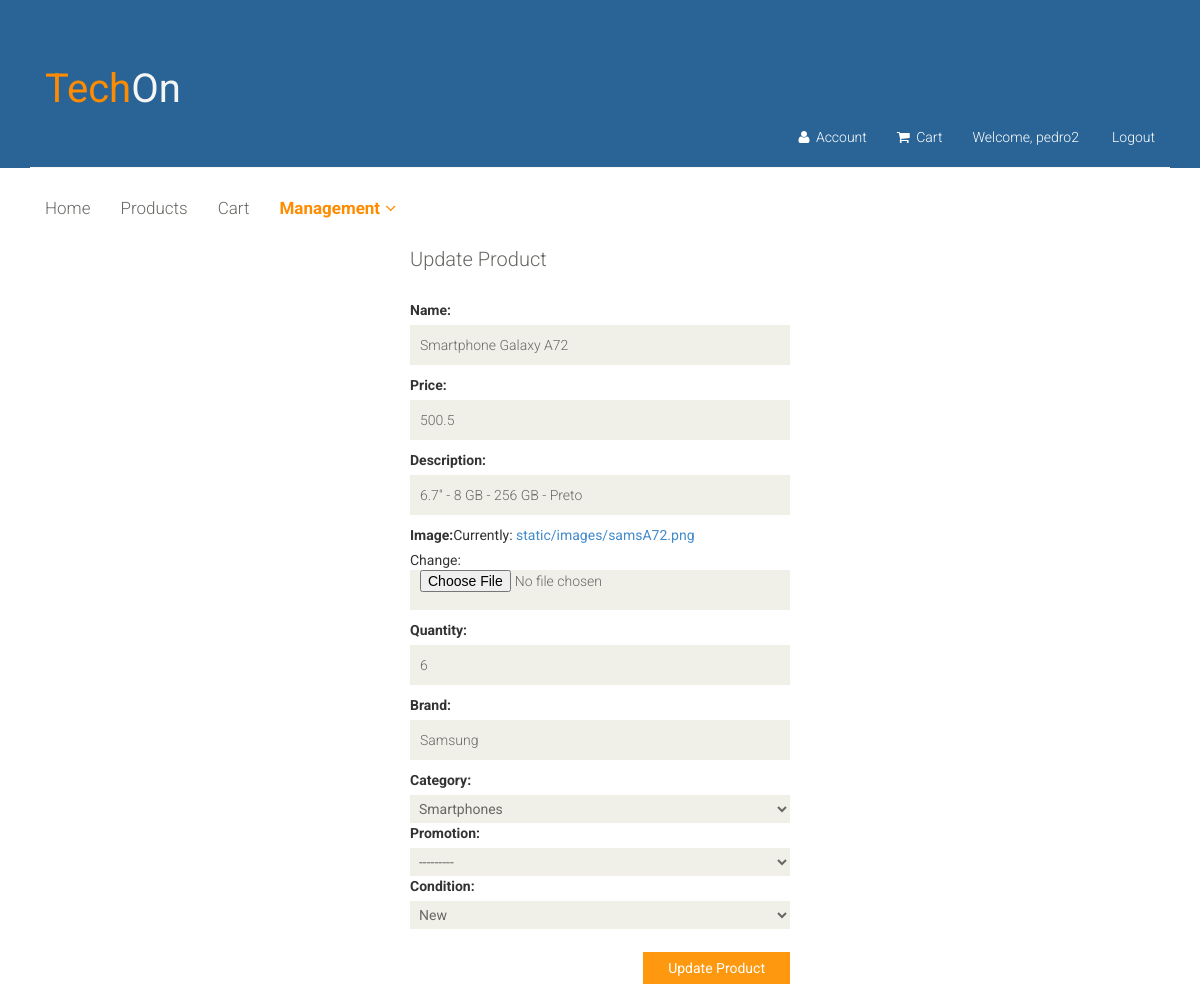
The page /updateProduct/8/ (signed in) on the database as committed earlier.
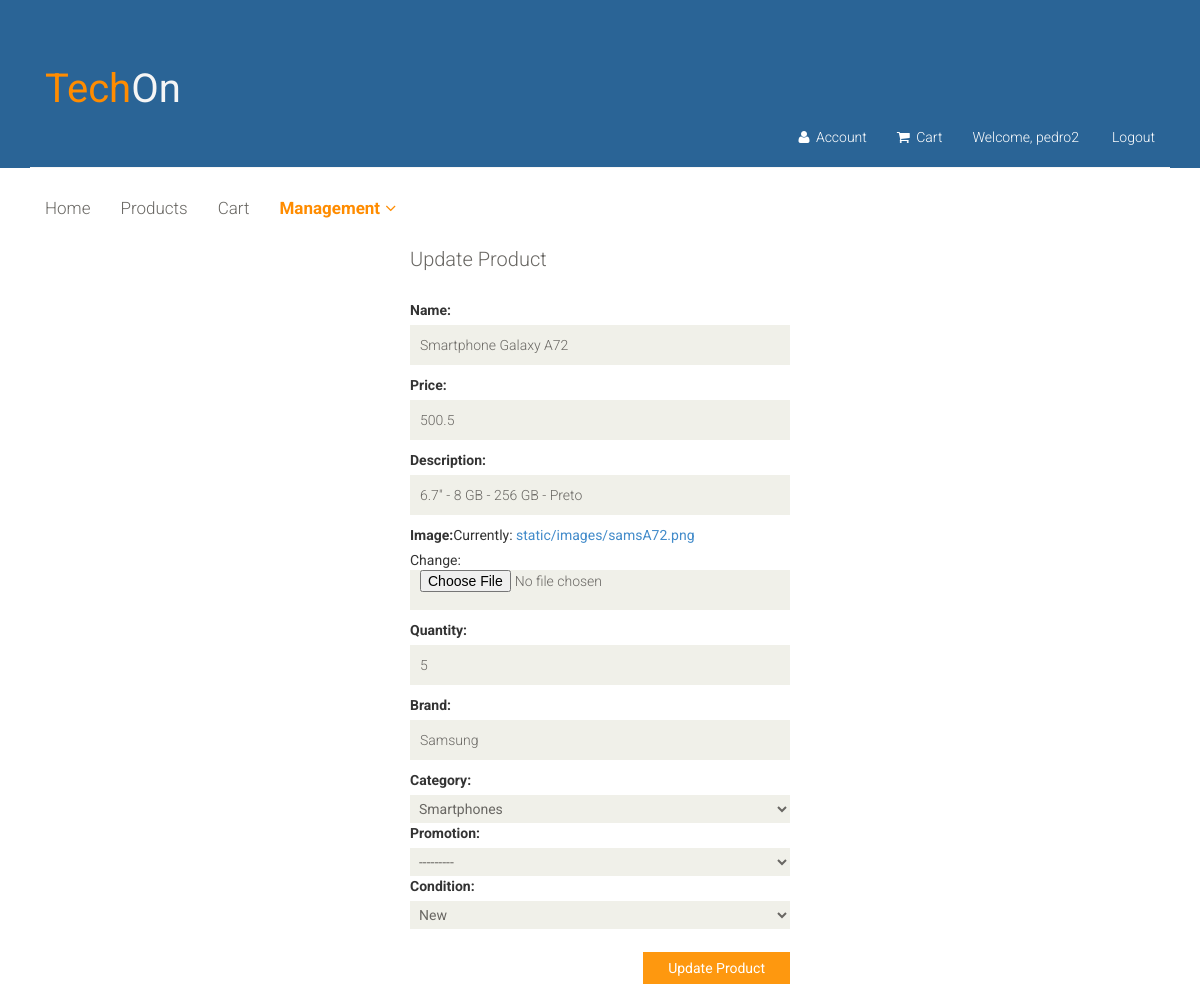
The same page on the database as committed later.
### app/models.py (models this page shows, shortened)
class Product(models.Model):
    name = models.CharField(max_length=80)
    price = models.FloatField()
    description = models.CharField(max_length=300)
    image = models.FileField(upload_to='static/images',blank=True, null=True)
    quantity = models.IntegerField( default=1, validators=[
            MinValueValidator(0)
        ])
    stock = models.BooleanField()
    brand = models.CharField(max_length=80)
    CATEGORY = (('Smartphones', 'Smartphones'),
                ('Computers', 'Computers'),
                ('Tablets', 'Tablets'),
                ('Drones', 'Drones')
                , ('Televisions', 'Televisions'))
    category = models.CharField(max_length=150, choices=CATEGORY)
    promotion = models.ForeignKey(Promotion, default=None, blank=True, null=True, on_delete=models.CASCADE)
    date = models.DateTimeField(default=datetime.now)
    conditions = (('New', 'New'), ('Used', 'Used'))
    condition = models.CharField(choices=conditions, default='New', null=True, max_length=15)
    seller = models.CharField(default='TechOn',  max_length=150)

class Promotion(models.Model):
    name = models.CharField(max_length=80)
    discount = models.FloatField()
    description = models.CharField(max_length=300)
    deadline = models.DateField()
    def __str__(self):
        return self.name

### app/views.py (the view)
# urls.py: path('updateProduct/<str:pk>/', views.updateProduct, name='updateProduct'),
def updateProduct(request, pk):
    pr = Product.objects.get(id=pk)
    if request.user.is_authenticated:
        if request.user.is_superuser or request.user.get_username() == pr.seller:
            if request.method == 'POST':
                form = createProductForm(request.POST, request.FILES)
                if form.is_valid():
                    data = form.cleaned_data
                    name = data['name']
                    price = data['price']
                    description = data['description']
                    quantity = data['quantity']
                    stock = True
                    if quantity == 0:
                        stock = False
                    brand = data['brand']
                    category = data['category']
                    promotion = data['promotion']
                    condition = data['condition']
                    pr.name = name
                    pr.price = price
                    pr.description = description
                    pr.image = request.FILES["image"]
                    pr.quantity = quantity
                    pr.stock = stock
                    pr.brand = brand
                    pr.condition = condition
                    pr.category = category
                    pr.promotion = promotion
                    pr.save()
                    return redirect('productsManagement')
            else:
                form = createProductForm(initial={
                    'name': pr.name,
                    'price': pr.price,
                    'description': pr.description,
                    'image': pr.image,
                    'quantity': pr.quantity,
                    'stock': pr.stock,
                    'brand': pr.brand,
                    'category': pr.category,
                    'promotion': pr.promotion,
                })
        return render(request, 'updateProduct.html', {'form': form})
    return redirect('login')

### app/forms.py
class createProductForm(forms.Form):
    name = forms.CharField(label="Name", required=True)
    price = forms.FloatField(label="Price", required=True)
    description = forms.CharField(label="Description", required=True, max_length=350)
    image = forms.ImageField(label="Image")
    quantity = forms.IntegerField(label="Quantity", required=True, min_value=0)
    brand = forms.CharField(label="Brand")
    CATEGORY = (
    ('Smartphones', 'Smartphones'), ('Computers', 'Computers'), ('Tablets', 'Tablets'), ('Drones', 'Drones'),
    ('Televisions', 'Televisions'))
    category = forms.ChoiceField(choices=CATEGORY)
    promotion = forms.ModelChoiceField(queryset=Promotion.objects.all(), required=False)
    conditions = (('New', 'New'), ('Used', 'Used'))
    condition = forms.ChoiceField(choices=conditions)

### app/templates/updateProduct.html (shortened to what this page needs)
{% extends "layout.html" %}
{% block content %}
	<section >
        <div class="row">
				<div class="col-sm-4 col-sm-offset-4" >
                        <div class="login-form">
                            <h2>Update Product</h2>
                           <form method="POST" action="." enctype= multipart/form-data>
                                {{ form }}
                                <button style="float:right;" type="submit" class="btn btn-default">Update Product</button>
                            </form>
                        </div>
                    </div>
                <br><br>
		</div>
    </section>
{% endblock %}

Rows that differ between the two databases and show on the page:
changed Product "6.7'' - 8 GB - 256 GB - Preto": quantity "6" → "5"
